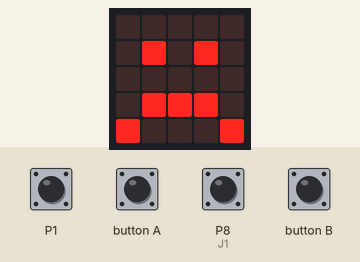
The program below on a simulated BBC micro:bit running MicroPython. On the bench: the board's 5×5 LED display. Inputs (shaded band) come from the test bench; at power-on: P1 HIGH, P8 (J1) HIGH. What the program prints to the serial console is not drawn.

Above: at 1.2 s.
1.3 s: P1 pulled LOW for 0.15 s
At 1.37 s:
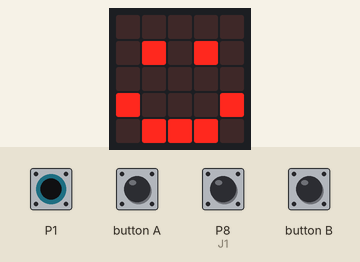
2.9 s: P8 (J1) pulsed LOW 2 times (0.12 s each, 0.3 s apart)
Timing chart, 0 to 5.9 s (numbered marks = the images above; inputs shaded):
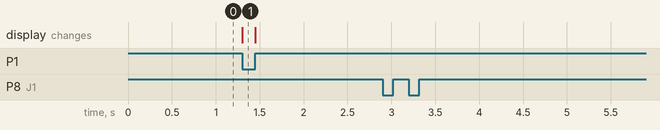

The program:

tracking.py
```python
from microbit import *
from enum import *


class TRACKING(object):
    """基本描述

    两路巡线模块

    Args:
        RJ_pin (pin): 连接端口

    """

    def __init__(self, RJ_pin):
        if RJ_pin == J1:
            self.__pinL = pin1
            self.__pinR = pin8
        elif RJ_pin == J2:
            self.__pinL = pin2
            self.__pinR = pin12
        elif RJ_pin == J3:
            self.__pinL = pin13
            self.__pinR = pin14
        elif RJ_pin == J4:
            self.__pinL = pin15
            self.__pinR = pin16

        self.__pinL.set_pull(self.__pinL.PULL_UP)
        self.__pinR.set_pull(self.__pinR.PULL_UP)

    def get_state(self):
        """基本描述

        返回当前巡线头状态

        Returns:
            00 均在白色
            10 左黑右白
            01 左白右黑
            11 均在黑色

        """
        if self.__pinL.read_digital() == 1 and self.__pinR.read_digital() == 1:
            return 00
        elif self.__pinL.read_digital() == 0 and self.__pinR.read_digital() == 1:
            return 10
        elif self.__pinL.read_digital() == 1 and self.__pinR.read_digital() == 0:
            return 01
        elif self.__pinL.read_digital() == 0 and self.__pinR.read_digital() == 0:
            return 11
        else:
            print("Unknown ERROR")


if __name__ == '__main__':
    trc = TRACKING(J1)
    while True:
        if trc.get_state() == 10:
            display.show(Image.HAPPY)
        elif trc.get_state() == 00:
            display.show(Image.SAD)
```

enum.py
```python
from microbit import *

J1 = pin8
J2 = pin12
J3 = pin14
J4 = pin16
```

Measured:
- after the input at 1.3 s, the display: changes at once (image 1)
- after the input at 2.9 s, every drawn part: stays the same
